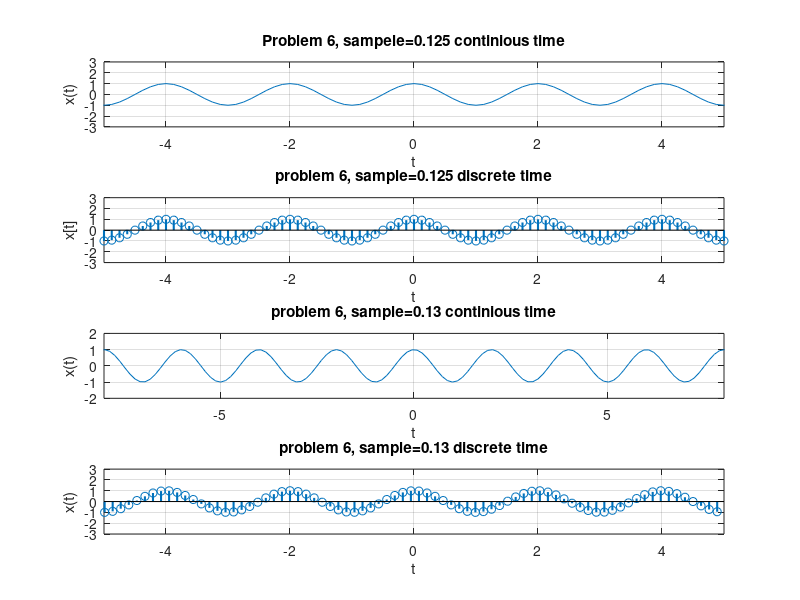

Here is the MATLAB script that generated this plot:
t = -100:0.125:100;
y = cos(pi * t);
subplot(411), plot(t, y)
xlabel('t')
ylabel('x(t)')
title('Problem 6, sampele=0.125 continious time')
axis([-5 5 -3 3])
grid;

subplot(412), stem(t, y, 'linewidth', 1.5)
xlabel('t')
ylabel('x[t]')
title('problem 6, sample=0.125 discrete time')
axis([-5 5 -3 3])
grid;

t = -80:0.13:80;
y = cos(pi * t)
subplot(413), plot(t, y)
xlabel('t')
ylabel('x(t)')
title('problem 6, sample=0.13 continious time')
axis([-8 8 -2 2])
grid;

subplot(414), stem(t, y, 'linewidth', 1.5)
xlabel('t')
ylabel('x(t)')
title('problem 6, sample=0.13 discrete time')
axis([-5 5 -3 3])
grid;
